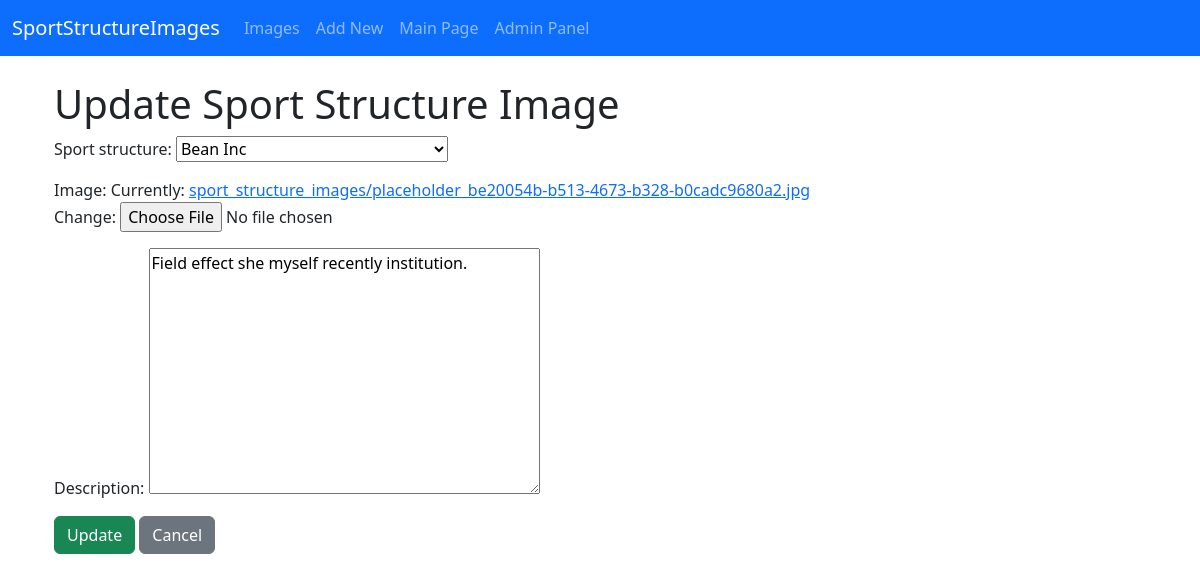
Screenshot of /images/update/33/ (signed in) with the database file from the repository.
### djangoSportApp/models.py (models this page shows, shortened)
class SportStructureImage(models.Model):
    sport_structure = models.ForeignKey(SportStructure, on_delete=models.CASCADE, related_name='images')
    image = models.ImageField(upload_to='sport_structure_images/')
    description = models.TextField(blank=True, null=True)  # Optional image description

### djangoSportApp/views.py (the view)
# urls.py: path('images/update/<int:pk>/', views.image_update, name='image_update'),
@permission_required('djangoSportApp.change_sportstructureimage', raise_exception=True)
def image_update(request, pk):
    image = get_object_or_404(SportStructureImage, pk=pk)
    if request.method == 'POST':
        form = SportStructureImageForm(request.POST, request.FILES, instance=image)
        if form.is_valid():
            form.save()
            return redirect('image_list')
    else:
        form = SportStructureImageForm(instance=image)
    return render(request, 'crud/image_form.html', {'form': form, 'action': 'Update'})

### djangoSportApp/forms.py
class SportStructureImageForm(forms.ModelForm):
    class Meta:
        model = SportStructureImage
        fields = ['sport_structure', 'image', 'description']

### djangoSportApp/models.py (called while the page is built)
    def __str__(self):
        return self.name

### templates/crud/image_form.html (shortened to what this page needs)
{% extends 'crud/crud_images_base.html' %}
{% block content %}
<div class="container mt-4">
    <h1>{{ action }} Sport Structure Image</h1>
    <form method="post" enctype="multipart/form-data">
        {{ form.as_p }}
        <button type="submit" class="btn btn-success">{{ action }}</button>
        <a href="{% url 'image_list' %}" class="btn btn-secondary">Cancel</a>
    </form>
</div>
{% endblock %}

### rows the page displays
SportStructureImage: sport_structure "Bean Inc", description "Field effect she myself recently institution."

### other values shown
{{ action }} "Update"
